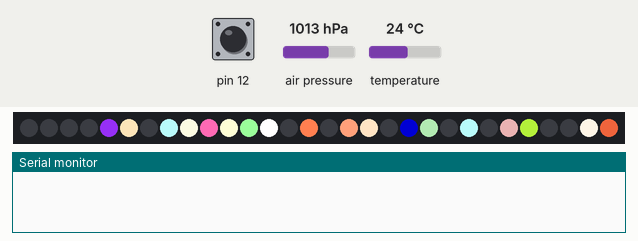
A sketch run on a simulated Arduino Uno, built with avr-gcc and run on an emulated ATmega328P. Parts: 30 RGB LEDs in strip order, left to right, the last lines printed to the serial monitor. The test bench sets the inputs (shaded band); at power-on: pin 12 HIGH, air pressure 1013 hPa, temperature 24 °C. The local clock reads 2024-03-15 10:24:30 at power-on unless the sketch sets it; random numbers use the default seed unless the sketch sets one.

Above: at 1.5 s.
1.6 s: pin 12 pulled LOW for 0.9 s
At 3.9 s:
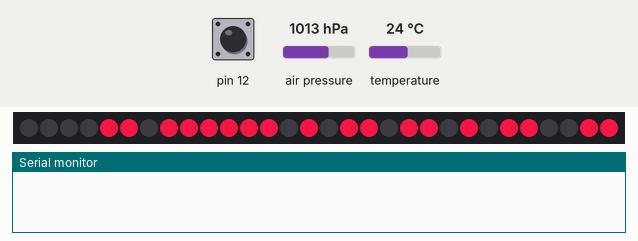
4.0 s: pin 12 pulled LOW for 3.2 s
At 7.4 s:
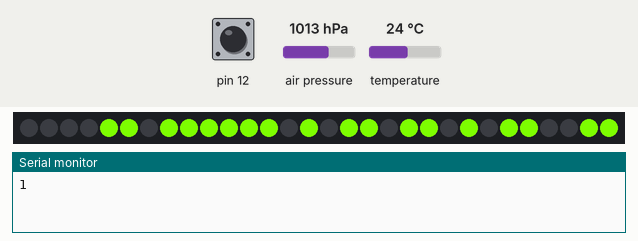
8.7 s: pin 12 pulled LOW for 0.9 s
At 11.0 s:
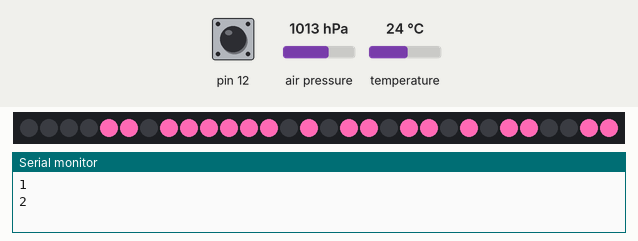
11.1 s: pin 12 pulled LOW for 0.9 s
At 13.5 s:
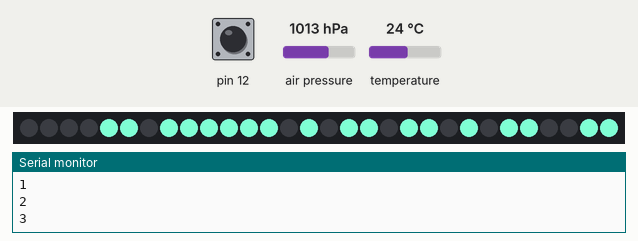
13.6 s: pin 12 pulled LOW for 0.9 s
At 14.66 s:
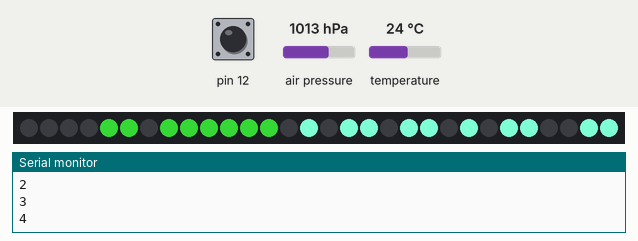
16.3 s: pin 12 pulled LOW for 3.2 s
At 20.53 s:
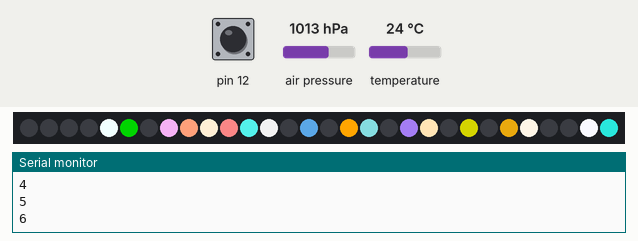

The sketch:

Zegarrtc.ino
```cpp
#include <Wire.h>
#include <FastLED.h>
#include "RTClib.h"
#include <SFE_BMP180.h>


RTC_DS1307 RTC;
SFE_BMP180 bmp180;
#define NUM_LEDS 30
#define DATA_PIN 3

CRGB leds[NUM_LEDS];

CRGB white = (255,150,255);
CRGB black = (0,0,0);
String state = "default";

int aDigit = 0;
int bDigit = 0;
int cDigit = 0;
int dDigit = 0;


CRGB randNumbers[] = {
  CRGB::AliceBlue,
  CRGB::Amethyst,
  CRGB::AntiqueWhite,
  CRGB::Aqua,
  CRGB::Aquamarine,
  CRGB::Azure,
  CRGB::Beige,
  CRGB::Bisque,
  CRGB::Black,
  CRGB::BlanchedAlmond,
  CRGB::Blue,
  CRGB::BlueViolet,
  CRGB::Brown,
  CRGB::BurlyWood,
  CRGB::CadetBlue,
  CRGB::Chartreuse,
  CRGB::Chocolate,
  CRGB::Coral,
  CRGB::CornflowerBlue,
  CRGB::Cornsilk,
  CRGB::Crimson,
  CRGB::Cyan,
  CRGB::DarkBlue,
  CRGB::DarkCyan,
  CRGB::DarkGoldenrod,
  CRGB::DarkGray,
  CRGB::DarkGreen,
  CRGB::DarkKhaki,
  CRGB::DarkMagenta,
  CRGB::DarkOliveGreen,
  CRGB::DarkOrange,
  CRGB::DarkOrchid,
  CRGB::DarkRed,
  CRGB::DarkSalmon,
  CRGB::DarkSeaGreen,
  CRGB::DarkSlateBlue,
  CRGB::DarkSlateGray,
  CRGB::DarkTurquoise,
  CRGB::DarkViolet,
  CRGB::DeepPink,
  CRGB::DeepSkyBlue,
  CRGB::DimGray,
  CRGB::DodgerBlue,
  CRGB::FireBrick,
  CRGB::FloralWhite,
  CRGB::ForestGreen,
  CRGB::Fuchsia,
  CRGB::Gainsboro,
  CRGB::GhostWhite,
  CRGB::Gold,
  CRGB::Goldenrod,
  CRGB::Gray,
  CRGB::Green,
  CRGB::GreenYellow,
  CRGB::Honeydew,
  CRGB::HotPink,
  CRGB::IndianRed,
  CRGB::Indigo,
  CRGB::Ivory,
  CRGB::Khaki,
  CRGB::Lavender,
  CRGB::LavenderBlush,
  CRGB::LawnGreen,
  CRGB::LemonChiffon,
  CRGB::LightBlue,
  CRGB::LightCoral,
  CRGB::LightCyan,
  CRGB::LightGoldenrodYellow,
  CRGB::LightGreen,
  CRGB::LightGrey,
  CRGB::LightPink,
  CRGB::LightSalmon,
  CRGB::LightSeaGreen,
  CRGB::LightSkyBlue,
  CRGB::LightSlateGray,
  CRGB::LightSteelBlue,
  CRGB::LightYellow,
  CRGB::Lime,
  CRGB::LimeGreen,
  CRGB::Linen,
  CRGB::Magenta,
  CRGB::Maroon,
  CRGB::MediumAquamarine,
  CRGB::MediumBlue,
  CRGB::MediumOrchid,
  CRGB::MediumPurple,
  CRGB::MediumSeaGreen,
  CRGB::MediumSlateBlue,
  CRGB::MediumSpringGreen,
  CRGB::MediumTurquoise,
  CRGB::MediumVioletRed,
  CRGB::MidnightBlue,
  CRGB::MintCream,
  CRGB::MistyRose,
  CRGB::Moccasin,
  CRGB::NavajoWhite,
  CRGB::Navy,
  CRGB::OldLace,
  CRGB::Olive,
  CRGB::OliveDrab,
  CRGB::Orange,
  CRGB::OrangeRed,
  CRGB::Orchid,
  CRGB::PaleGoldenrod,
  CRGB::PaleGreen,
  CRGB::PaleTurquoise,
  CRGB::PaleVioletRed,
  CRGB::PapayaWhip,
  CRGB::PeachPuff,
  CRGB::Peru,
  CRGB::Pink,
  CRGB::Plaid,
  CRGB::Plum,
  CRGB::PowderBlue,
  CRGB::Purple,
  CRGB::Red,
  CRGB::RosyBrown,
  CRGB::RoyalBlue,
  CRGB::SaddleBrown,
  CRGB::Salmon,
  CRGB::SandyBrown,
  CRGB::SeaGreen,
  CRGB::Seashell,
  CRGB::Sienna,
  CRGB::Silver,
  CRGB::SkyBlue,
  CRGB::SlateBlue,
  CRGB::SlateGray,
  CRGB::Snow,
  CRGB::SpringGreen,
  CRGB::SteelBlue,
  CRGB::Tan,
  CRGB::Teal,
  CRGB::Thistle,
  CRGB::Tomato,
  CRGB::Turquoise,
  CRGB::Violet,
  CRGB::Wheat,
  CRGB::White,
  CRGB::WhiteSmoke,
  CRGB::Yellow,
  CRGB::YellowGreen
};

int numColors = sizeof(randNumbers) / sizeof(randNumbers[0]);


long madblack[10] = {
  CRGB::Black,
  CRGB::Black,
  CRGB::Black,
  CRGB::Black,
  CRGB::Black,
  CRGB::Black,
  CRGB::Black,
  CRGB::Black,
  CRGB::Black,
  CRGB::Black
};

double T, P;
int stateCounter;

bool stan = false;

CRGB stillColor = CRGB::White;
CRGB kolor(){
  if(stan){
    return randNumbers[random(0,numColors)];
  }
  else{
    return stillColor;
  }

}

void setup () {
    FastLED.addLeds<NEOPIXEL, DATA_PIN>(leds, NUM_LEDS);
    Serial.begin(9600);
    Wire.begin();
    RTC.begin();
    bmp180.begin();
    pinMode(12, INPUT);
    digitalWrite(12, HIGH);
    stateCounter = 0;
  if (! RTC.isrunning()) {
    Serial.println("RTC is NOT running!");
    // following line sets the RTC to the date & time this sketch was compiled
    RTC.adjust(DateTime(__DATE__, __TIME__));
  }
}

void dot(bool l0 = false, bool l1 = false) {

leds[15] = (l0) ? kolor() : black;
leds[14] = (l1) ? kolor() : black;
FastLED.show();
FastLED.delay(100);

}


void loop () {

  stan = digitalRead(12);

  DateTime now = RTC.now();
  ReadPressure();
  stillColor = randNumbers[random(0,numColors)];

  if(!stan){
    int hour = now.hour();
    int minute = now.minute();
    aDigit = hour / 10;
    bDigit = hour % 10;
    cDigit = minute / 10;
    dDigit = minute % 10;

    writeA(aDigit);
    writeB(bDigit);
    writeC(cDigit);
    writeD(dDigit);


    dot(true, false);
    delay(1000);
    dot(false, true);
    delay(1000);

    if(stateCounter == 10){
      writeA(int(T) / 10);
      writeB(int(T) % 10);
      writeC(12);//degrees mark
      writeD(12);//C letter
      delay(3000);
      writeA(int(P) / 1000 % 10);
      writeB(int(P) / 100 % 10);
      writeC(int(P) / 10 % 10);
      writeD(int(P) % 10);
      delay(2000);
      writeA(13);//H
      writeB(13);//P
      writeC(13);//A
      writeD(100);//clear
      stateCounter = 0;
      delay(1000);
    }
    stateCounter +=1;
    Serial.println(stateCounter);

  }else{
    int hour = now.hour();
    int minute = now.minute();
    aDigit = hour / 10;
    bDigit = hour % 10;
    cDigit = minute / 10;
    dDigit = minute % 10;

    writeA(aDigit);
    writeB(bDigit);
    writeC(cDigit);
    writeD(dDigit);


    dot(true, false);
    delay(50);
    dot(false, true);

  }


}

void ReadPressure(){
    char status;

  bool success = false;

  status = bmp180.startTemperature();

  if (status != 0) {
    delay(50);
    status = bmp180.getTemperature(T);

    if (status != 0) {
      status = bmp180.startPressure(3);

      if (status != 0) {
        delay(status);
        status = bmp180.getPressure(P, T);


      }
    }
  }
}


void a(bool l0 = false, bool l1 = false, bool l2 = false, bool l3 = false, bool l4 = false, bool l5 = false, bool l6 = false ) {

leds[3] = (l0) ? kolor() : black;
leds[4] = (l1) ? kolor() : black;
leds[5] = (l2) ? kolor() : black;
leds[0] = (l3) ? kolor() : black;
leds[1] = (l4) ? kolor() : black;
leds[2] = (l5) ? kolor() : black;
leds[6] = (l6) ? kolor() : black;
FastLED.show();
FastLED.delay(100);

}

void b(bool l0 = false, bool l1 = false, bool l2 = false, bool l3 = false, bool l4 = false, bool l5 = false, bool l6 = false ) {

leds[7] = (l0) ? kolor() : black;
leds[8] = (l1) ? kolor() : black;
leds[9] = (l2) ? kolor() : black;
leds[10] = (l3) ? kolor() : black;
leds[11] = (l4) ? kolor() : black;
leds[12] = (l5) ? kolor() : black;
leds[13] = (l6) ? kolor() : black;
FastLED.show();
FastLED.delay(100);

}


void c(bool l0 = false, bool l1 = false, bool l2 = false, bool l3 = false, bool l4 = false, bool l5 = false, bool l6 = false ) {

leds[16] = (l0) ? kolor() : black;
leds[17] = (l1) ? kolor() : black;
leds[18] = (l2) ? kolor() : black;
leds[19] = (l3) ? kolor() : black;
leds[20] = (l4) ? kolor() : black;
leds[21] = (l5) ? kolor() : black;
leds[22] = (l6) ? kolor() : black;
FastLED.show();
FastLED.delay(100);

}

void d(bool l0 = false, bool l1 = false, bool l2 = false, bool l3 = false, bool l4 = false, bool l5 = false, bool l6 = false ) {

leds[23] = (l0) ? kolor() : black;
leds[24] = (l1) ? kolor() : black;
leds[25] = (l2) ? kolor() : black;
leds[26] = (l3) ? kolor() : black;
leds[27] = (l4) ? kolor() : black;
leds[28] = (l5) ? kolor() : black;
leds[29] = (l6) ? kolor() : black;
FastLED.show();
FastLED.delay(100);

}


void writeA(int number){
  switch(number){
    case 0:
      a(true, true, true, true, true, true, false);
      break;
    case 1:
      a(false, true, true, false, false, false, false);
      break;
    case 2:
      a(true, true, false, true, true, false, true);
      break;
    case 3:
      a(true, true, true, true, false, false, true);
      break;
    case 4:
      a(false, true, true, false, false, true, true);
      break;
    case 5:
      a(true, false, true, true, false, true, true);
      break;
    case 6:
      a(true, false, true, true, true, true, true);
      break;
    case 7:
      a(true, true, true, false, false, false, false);
      break;
    case 8:
      a(true, true, true, true, true, true, true);
      break;
    case 9:
      a(true, true, true, true, false, true, true);
      break;
    case 11:
      a(true, true, true, false, false, false, false);
      break;
    case 13: // h letter
      a(false, true, true, false ,true ,true, true);
  }
}

void writeB(int number){
  switch(number){
    case 0:
      b(true, true, true, true, true, true, false);
      break;
    case 1:
      b(false, true, true, false, false, false, false);
      break;
    case 2:
      b(true, true, false, true, true, false, true);
      break;
    case 3:
      b(true, true, true, true, false, false, true);
      break;
    case 4:
      b(false, true, true, false, false, true, true);
      break;
    case 5:
      b(true, false, true, true, false, true, true);
      break;
    case 6:
      b(true, false, true, true, true, true, true);
      break;
    case 7:
      b(true, true, true, false, false, false, false);
      break;
    case 8:
      b(true, true, true, true, true, true, true);
      break;
    case 9:
      b(true, true, true, true, false, true, true);
      break;
    case 11:
      b(false, true, true, true, true, false, true);
      break;
    case 13://P
      b(true, true, false, false, true, true, true);
      break;
    case 100:
      b(false, false, false, false, false, false, false);
  }
}

void writeC(int number){
  switch(number){
    case 0:
      c(true, true, true, true, true, true, false);
      break;
    case 1:
      c(false, true, true, false, false, false, false);
      break;
    case 2:
      c(true, true, false, true, true, false, true);
      break;
    case 3:
      c(true, true, true, true, false, false, true);
      break;
    case 4:
      c(false, true, true, false, false, true, true);
      break;
    case 5:
      c(true, false, true, true, false, true, true);
      break;
    case 6:
      c(true, false, true, true, true, true, true);
      break;
    case 7:
      c(true, true, true, false, false, false, false);
      break;
    case 8:
      c(true, true, true, true, true, true, true);
      break;
    case 9:
      c(true, true, true, true, false, true, true);
      break;
    case 10:
      c(true, true, false, false ,false ,true ,true);
      break;
    case 11:
      c(true, true, true, true, true, true, true);
    case 100:
      c(false, false, false, false, false, false, false);
    case 12:
      c(true, true, false, false, false ,true ,true);
      break;
    case 13://A
      c(true, true, true, false, true, true, true);
      break;
      }
}

void writeD(int number){
  switch(number){
    case 0:
      d(true, true, true, true, true, true, false);
      break;
    case 1:
      d(false, true, true, false, false, false, false);
      break;
    case 2:
      d(true, true, false, true, true, false, true);
      break;
    case 3:
      d(true, true, true, true, false, false, true);
      break;
    case 4:
      d(false, true, true, false, false, true, true);
      break;
    case 5:
      d(true, false, true, true, false, true, true);
      break;
    case 6:
      d(true, false, true, true, true, true, true);
      break;
    case 7:
      d(true, true, true, false, false, false, false);
      break;
    case 8:
      d(true, true, true, true, true, true, true);
      break;
    case 9:
      d(true, true, true, true, false, true, true);
      break;
    case 10:
      d(false, false, false, false, false ,false ,false);
      break;
    case 12:
      d(true, false, false, true, true, true ,false);
      break;
    case 100:
      d(false, false, false, false, false, false, false);
  }
}
```
